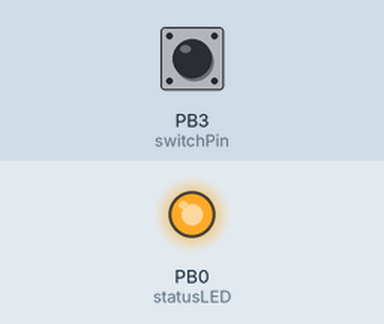
The sketch below on a simulated ATtiny85, built with avr-gcc and run on an emulated ATtiny85. Parts: output pins drawn as LEDs (lit = HIGH). Inputs (shaded band) come from the test bench; at power-on: PB3 (switchPin) HIGH. Sleep ends after the set time or at an interrupt.

Above: at 2.4 s.
2.5 s: PB3 (switchPin) pulled LOW for 3.2 s
At 4.4 s:
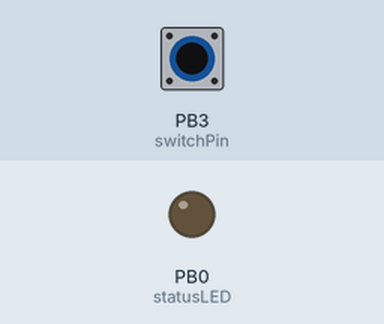
Timing chart, 0 to 8.2 s (numbered marks = the images above; inputs shaded):
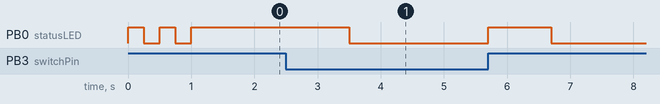

The sketch:

attiny-door-sensor.ino
```cpp
//ATtiny low power using interrupt to wake
#include <avr/sleep.h>
#include <avr/interrupt.h>

const int switchPin = 3;
const int statusLED = 0;

void setup() {
    pinMode(switchPin, INPUT_PULLUP);
    pinMode(statusLED, OUTPUT);

    // Flash quick sequence so we know setup has started
    for (int k = 0; k < 5; k++) {
        if (k % 2 == 0) {
            digitalWrite(statusLED, HIGH);
            }
        else {
            digitalWrite(statusLED, LOW);
            }
        delay(250);
        } // for
    } // setup


void sleep() {
    GIMSK |= _BV(PCIE);                     // Enable Pin Change Interrupts
    PCMSK |= _BV(PCINT3);                   // Use PB3 as interrupt pin
    ADCSRA &= ~_BV(ADEN);                   // ADC off
    set_sleep_mode(SLEEP_MODE_PWR_DOWN);    // replaces above statement
    sleep_enable();                         // Sets the Sleep Enable bit in the MCUCR Register (SE BIT)
    sei();                                  // Enable interrupts
    sleep_cpu();                            // sleep
    cli();                                  // Disable interrupts
    PCMSK &= ~_BV(PCINT3);                  // Turn off PB3 as interrupt pin
    sleep_disable();                        // Clear SE bit
    ADCSRA |= _BV(ADEN);                    // ADC on
    sei();                                  // Enable interrupts
    } // sleep

ISR(PCINT0_vect) {
    // This is called when the interrupt occurs, but I don't need to do anything in it
    }

void loop() {
    sleep();
    digitalWrite(statusLED, HIGH);
    delay(1000);
    digitalWrite(statusLED, LOW);
    }
```

Measured:
- after the input at 2.5 s, PB0 (statusLED): HIGH → LOW after 1.0 s, → HIGH 2.2 s later, → LOW 1.0 s later
